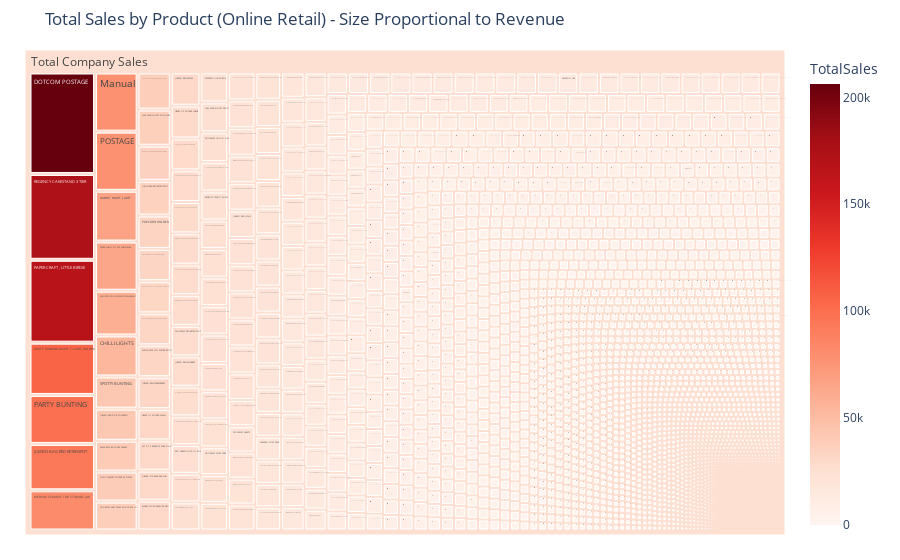

The notebook cell saved with this chart:
### Markdown cell above
**CHILLI LIGHTS	£21,660	The top-selling product in January is lighting, likely indicating post-holiday purchases, new year home decor, or clearance sales.**

**REGENCY CAKESTAND 3 TIER	£14,203	High sales of items like cakestands and kitchen/partyware suggest customers are stocking up after the holidays or preparing for early-year entertaining.**

**Strategic Conclusions**

*Focus on Home & Decor: January sales in the UK are dominated by homeware, decor, and gift items lights, holders, cakestands, mini chests.*

*Post-Holiday Shift: The high sales volume in January indicates that the retailer successfully continues sales momentum immediately following the peak Christmas shopping season, shifting focus from gift-giving to home enhancement and organization.*

*Inventory Prioritization: For future January periods, the retailer should prioritize stocking large volumes of the specific top-ranked items like CHILLI LIGHTS and WHITE HANGING HEART T-LIGHT HOLDER to maximize revenue in the first month of the year.*

### Code cell
fig = px.treemap(
    df_agg_product, 
    path=[px.Constant("Total Company Sales"), 'Description'], 
    values='TotalSales',
    title='Total Sales by Product (Online Retail) - Size Proportional to Revenue',
    color='TotalSales',
    color_continuous_scale='Reds' 
)
fig.update_layout(
    margin=dict(t=50, l=25, r=25, b=25),
    font=dict(size=12)
)
fig.show()

### Figure 1 — Plotly figure (JSON) as saved in the notebook; plotly's stock layout.template omitted (floating-point values rounded to 4 significant figures; data arrays with more than 128 entries replaced by an {"elided": "..."} marker saying what was removed)
{"data": [{"branchvalues": "total", "customdata": {"elided": "4016x1 float values"}, "domain": {"x": [0, 1], "y": [0, 1]}, "hovertemplate": "labels=%{label}<br>TotalSales_sum=%{value}<br>parent=%{parent}<br>id=%{id}<br>TotalSales=%{color}<extra></extra>", "ids": {"elided": "4016 str values"}, "labels": {"elided": "4016 str values"}, "marker": {"coloraxis": "coloraxis", "colors": {"elided": "4016 float values"}}, "name": "", "parents": {"elided": "4016 str values"}, "type": "treemap", "values": {"elided": "4016 float values"}}], "layout": {"coloraxis": {"colorbar": {"title": {"text": "TotalSales"}}, "colorscale": [[0, "rgb(255,245,240)"], [0.125, "rgb(254,224,210)"], [0.25, "rgb(252,187,161)"], [0.375, "rgb(252,146,114)"], [0.5, "rgb(251,106,74)"], [0.625, "rgb(239,59,44)"], [0.75, "rgb(203,24,29)"], [0.875, "rgb(165,15,21)"], [1, "rgb(103,0,13)"]]}, "font": {"size": 12}, "legend": {"tracegroupgap": 0}, "margin": {"b": 25, "l": 25, "r": 25, "t": 50}, "title": {"text": "Total Sales by Product (Online Retail) - Size Proportional to Revenue"}}}
